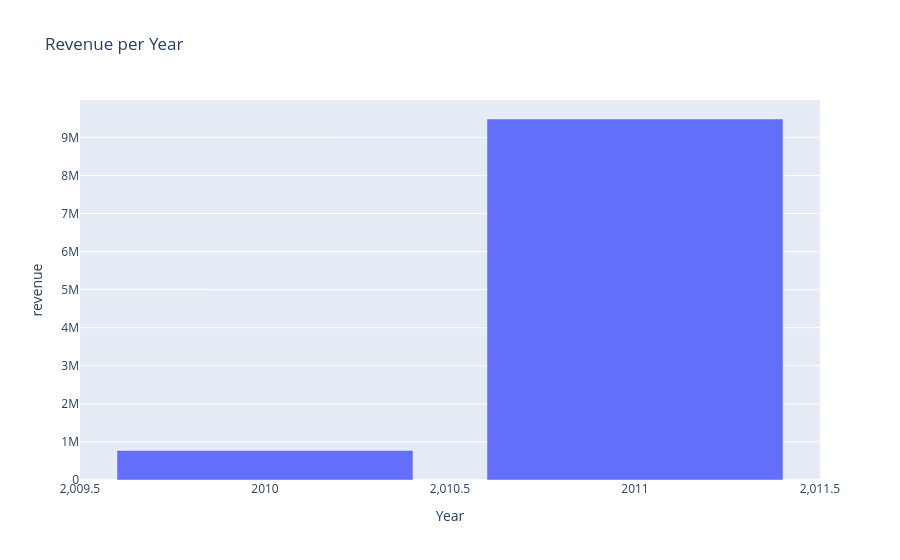

The notebook cell saved with this chart:
### Code cell
px.bar(
    df_revenue,
    x='Year',
    y='revenue',
    title='Revenue per Year'
)

### Figure 1 — Plotly figure (JSON) as saved in the notebook; plotly's stock layout.template omitted (floating-point values rounded to 4 significant figures)
{"data": [{"hovertemplate": "Year=%{x}<br>revenue=%{y}<extra></extra>", "legendgroup": "", "marker": {"color": "#636efa", "pattern": {"shape": ""}}, "name": "", "orientation": "v", "showlegend": false, "textposition": "auto", "type": "bar", "x": [2010, 2011], "xaxis": "x", "y": [775300.0, 9481000.0], "yaxis": "y"}], "layout": {"barmode": "relative", "legend": {"tracegroupgap": 0}, "title": {"text": "Revenue per Year"}, "xaxis": {"anchor": "y", "domain": [0, 1], "title": {"text": "Year"}}, "yaxis": {"anchor": "x", "domain": [0, 1], "title": {"text": "revenue"}}}}
